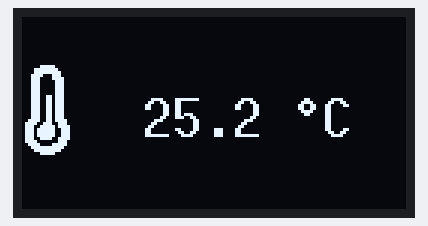
A sketch run on a simulated Arduino Uno, built with avr-gcc and run on an emulated ATmega328P. Parts: 128×64 one-colour display. Random numbers use the default seed unless the sketch sets one.

Above: at 0.1 s.
At 3.2 s:
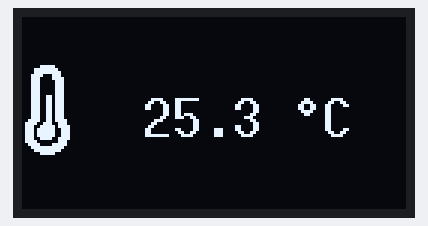
At 6.4 s:
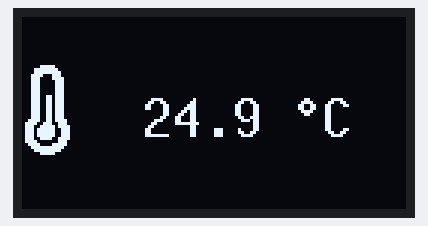
At 12.6 s:
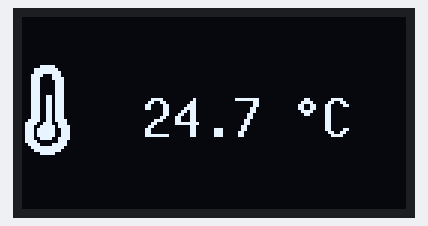
At 25.1 s:
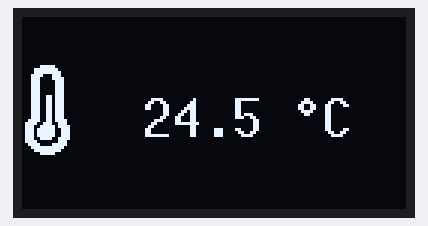
At 37.6 s:
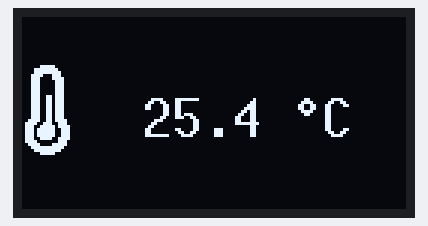

Measured:
- what the display in image 1 shows lasts 1.0 s, from 3.2 s to 4.2 s
- what the display in image 3 shows lasts 2.0 s, from 12.6 s to 14.6 s

The sketch:

Uno_OLED.ino
```cpp
/*
 * File Uno_OLED.ino
 * This file implements a temperature display.
 * Temperatur is simulated here.
 * Claus Kühnel 2020-03-06 info@ckuehnel.ch
 */
#include<Arduino.h>
#include<U8g2lib.h>

#ifdef U8X8_HAVE_HW_SPI
#include<SPI.h>
#endif
#ifdef U8X8_HAVE_HW_I2C
#include<Wire.h>
#endif

U8G2_SSD1306_128X64_NONAME_F_HW_I2C u8g2(U8G2_R0, /* reset=*/ U8X8_PIN_NONE);

// Copy the contents of your .xbm file below
#define Thermometer_small_width 17
#define Thermometer_small_height 32
#define Thermometer_small_x_hot 0
#define Thermometer_small_y_hot 15
static const unsigned char Thermometer_small_bits[] PROGMEM = {
   0x00, 0x00, 0x00, 0xc0, 0x07, 0x00, 0xf0, 0x0f, 0x00, 0xf0, 0x1f, 0x00,
   0x78, 0x1c, 0x00, 0x38, 0x3c, 0x00, 0x38, 0x38, 0x00, 0x38, 0x38, 0x00,
   0x38, 0x38, 0x00, 0x38, 0x38, 0x00, 0x38, 0x38, 0x00, 0x38, 0x3b, 0x00,
   0x38, 0x3b, 0x00, 0x38, 0x3b, 0x00, 0x38, 0x3b, 0x00, 0x38, 0x3b, 0x00,
   0x38, 0x3b, 0x00, 0x38, 0x3b, 0x00, 0x38, 0x3b, 0x00, 0x3c, 0x7b, 0x00,
   0x9e, 0x73, 0x00, 0xce, 0xf7, 0x00, 0xee, 0xe7, 0x00, 0xee, 0xe7, 0x00,
   0xee, 0xe7, 0x00, 0xce, 0xf3, 0x00, 0x1e, 0x70, 0x00, 0x3c, 0x7c, 0x00,
   0xf8, 0x3f, 0x00, 0xf0, 0x1f, 0x00, 0xc0, 0x07, 0x00, 0x00, 0x00, 0x00 };


const char DEGREE_SYMBOL[] = { 0xB0, '\0' };

float getValue()
{
  // Simulate room temperature (in celsius)...
  float temp = 25 + random(-5, 5)/10.0;
  return temp;
}

void drawLogo(void)
{
 // graphic commands to redraw the complete screen should be placed here
 u8g2.drawXBMP(Thermometer_small_x_hot, Thermometer_small_y_hot, Thermometer_small_width, Thermometer_small_height, Thermometer_small_bits);
}

void setup(void)
{
 u8g2.begin();
 u8g2.enableUTF8Print();
}

void loop(void)
{
 // picture loop
 u8g2.firstPage();
 do
 {
   float temp = getValue();
   u8g2.setFont(u8g2_font_10x20_tf);
   u8g2.setCursor(40, 40);
   u8g2.print(temp,1);
   u8g2.drawUTF8(90, 40, DEGREE_SYMBOL);
   u8g2.drawStr(100, 40, "C");
   drawLogo();
 } while( u8g2.nextPage() );

 // rebuild the picture after some delay
 delay(1000);
}
```
